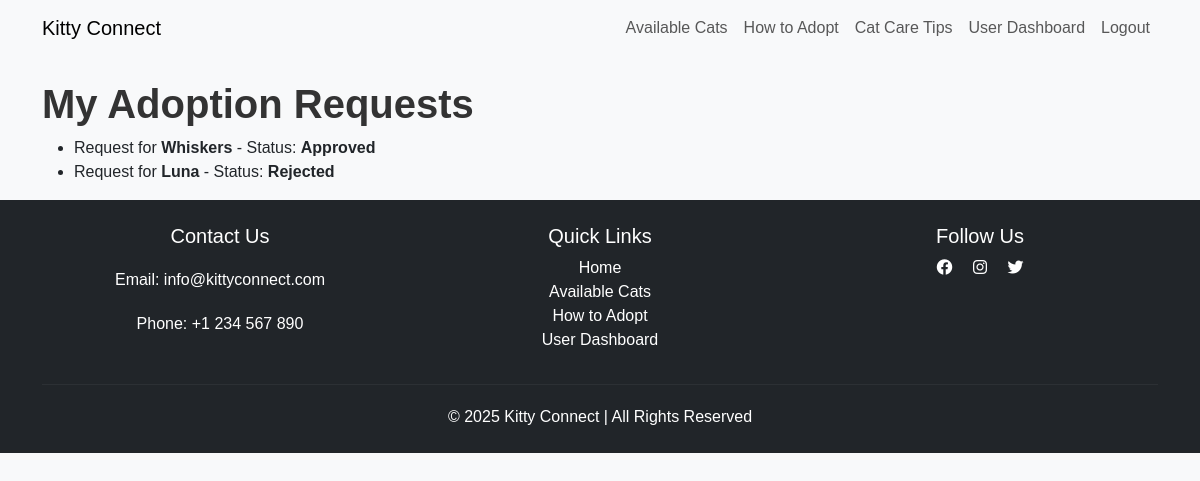
Page /adoption/ (signed in) on the earlier database version.
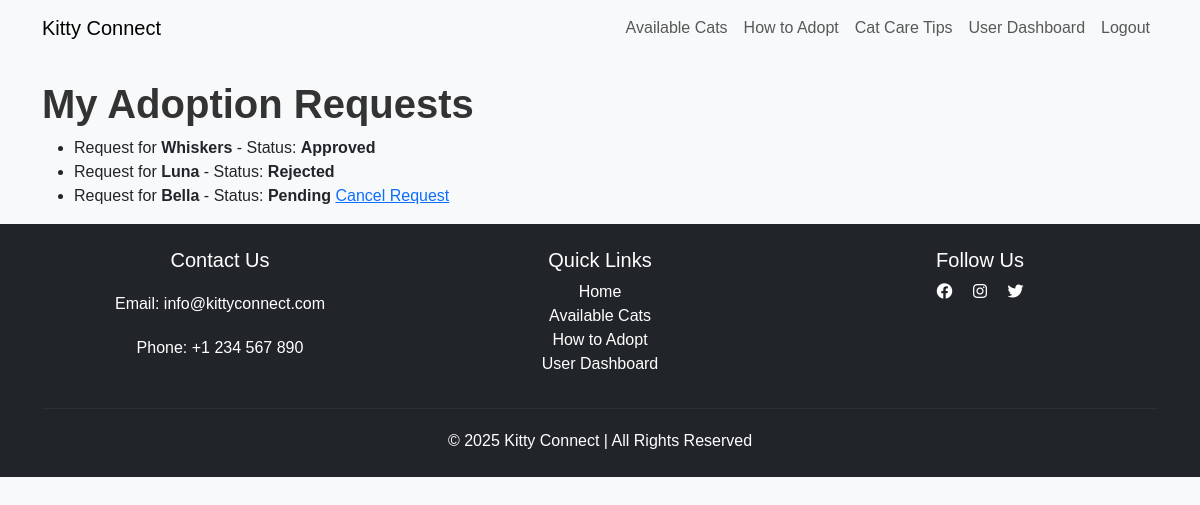
Same page on the later database version.
### adoption/models.py (models this page shows, shortened)
class AdoptionRequest(models.Model):
    STATUS_CHOICES = [
        ('pending', 'Pending'),
        ('approved', 'Approved'),
        ('rejected', 'Rejected'),
    ]
    user = models.ForeignKey(User, on_delete=models.CASCADE)
    cat = models.ForeignKey(Cat, on_delete=models.CASCADE)
    message = models.TextField(blank=True, null=True)  # ✅ Add message field
    status = models.CharField(max_length=10, choices=STATUS_CHOICES, default='pending')
    request_date = models.DateTimeField(auto_now_add=True)

### cat/models.py (models this page shows, shortened)
class Cat(models.Model):
    name = models.CharField(max_length=50)
    age = models.IntegerField()
    breed = models.CharField(max_length=100)
    image = models.ImageField(upload_to='cat_images/', null=True, blank=True)
    description = models.TextField()
    available = models.BooleanField(default=True)

### adoption/views.py (the view)
# urls.py: path("", adoption_request_list, name="adoption_request_list"),
@login_required
def adoption_request_list(request):
    if request.user.is_superuser:
        requests = AdoptionRequest.objects.all()
    else:
        requests = AdoptionRequest.objects.filter(user=request.user)
    return render(request, "adoption/adoption_request_list.html", {"requests": requests})

### adoption/templates/adoption/adoption_request_list.html (shortened to what this page needs)
{% extends 'base.html' %}
{% block content %}
<h2>My Adoption Requests</h2>
<ul>
    {% for request in requests %}
        <li>
            Request for <strong>{{ request.cat.name }}</strong> - Status: <strong>{{ request.status }}</strong>
            {% if not user.is_superuser and request.status == "Pending" %}
                <a href="{% url 'adoption_request_cancel' request.id %}">Cancel Request</a>
            {% endif %}
        </li>
    {% endfor %}
</ul>
{% endblock %}

Differences in the rows shown:
added AdoptionRequest: cat.name "Bella", status "Pending", shows "Cancel Request"
